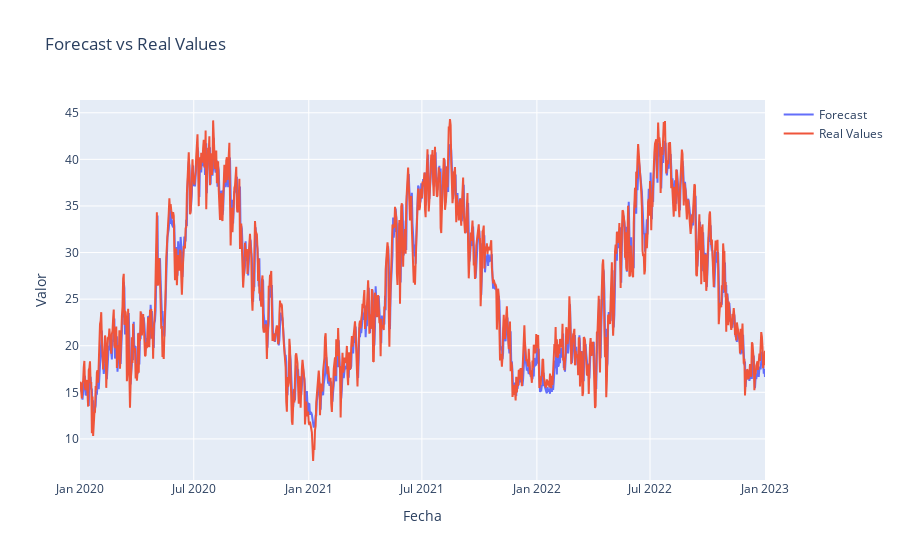

The code cell stored with this chart in its notebook:
### Code cell
generate_plot(forecast_LSTM)

### Figure 1 — Plotly figure (JSON) as saved in the notebook; plotly's stock layout.template omitted (floating-point values rounded to 4 significant figures; data arrays with more than 128 entries replaced by an {"elided": "..."} marker saying what was removed)
{"data": [{"mode": "lines", "name": "Forecast", "type": "scatter", "x": {"elided": "1097 str values"}, "y": {"elided": "1097 float values"}}, {"mode": "lines", "name": "Real Values", "type": "scatter", "x": {"elided": "1097 str values"}, "y": {"elided": "1097 float values"}}], "layout": {"title": {"text": "Forecast vs Real Values"}, "xaxis": {"anchor": "y", "domain": [0, 1], "title": {"text": "Fecha"}}, "yaxis": {"anchor": "x", "domain": [0, 1], "title": {"text": "Valor"}}}}
